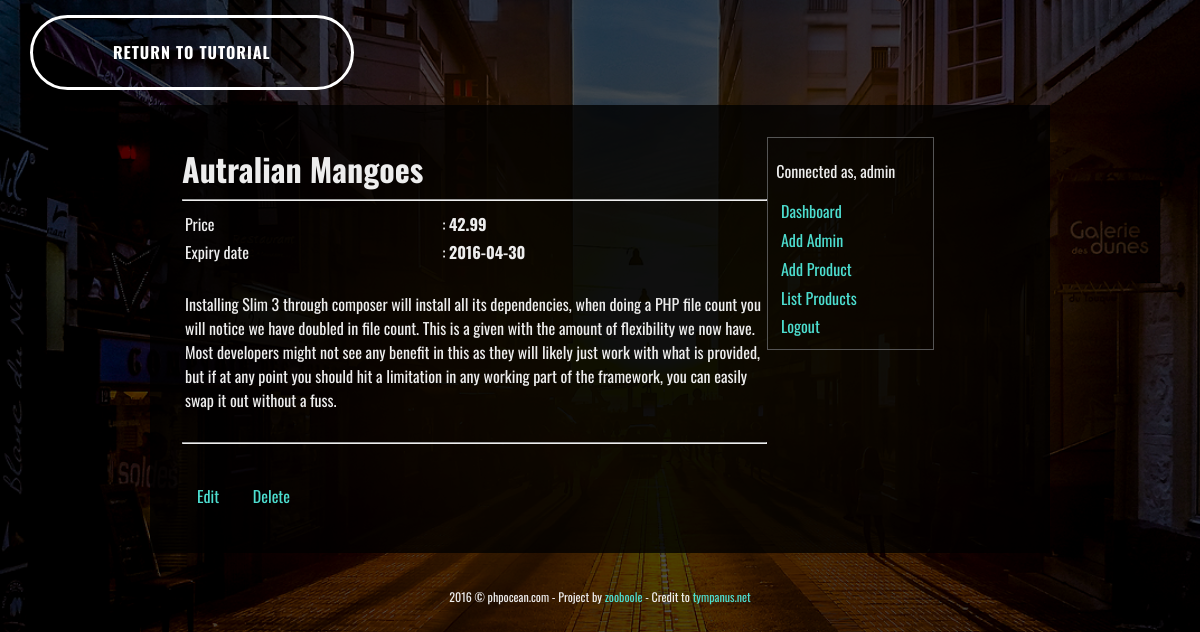
Screenshot of /view-product-details.php?id=7 (signed in) with the database file from the repository.
### tables this page shows
CREATE TABLE IF NOT EXISTS `products` (
  `id` int(11) NOT NULL AUTO_INCREMENT,
  `product_name` varchar(255) NOT NULL,
  `product_price` float NOT NULL,
  `product_expires_on` date NOT NULL,
  `product_description` text NOT NULL,
  `created_on` varchar(30) NOT NULL,
  PRIMARY KEY (`id`)
);

### config/dbconnection.php (called while the page is built, shortened)
<?php
        class Dbconnect extends PDO
        {
            private $dbengine   = 'mysql';
            private $dbhost     = 'localhost';
            private $dbuser     = '';
            private $dbpassword = '';
            private $dbname     = 'pms';
        	function __construct()
        	{
        		try{
	                $this->dbh = new PDO("".$this->dbengine.":host=$this->dbhost; dbname=$this->dbname", $this->dbuser, $this->dbpassword);
	            }
	            catch (PDOException $e){
	                $e->getMessage();
	            }
        	}
        }

### includes/classes/admin-class.php (called while the page is built, shortened)
<?php
	class Admins
	{
		private $dbh = null;
		public function __construct($db)
		{
			$this->dbh = $db->dbh;
		}
		public function getAProduct($id)
		{
			if (is_int($id))
			{
				$request = $this->dbh->prepare("SELECT * FROM products WHERE id = ?");
				if ($request->execute([$id])) {
					return $request->fetchAll();
				}
				return false;
			}
			return false;
		}
	}

### view-product-details.php (the view, shortened to what this page needs)
<?php
	$productId = isset($_GET['id']) && intval($_GET['id']) > 0 ? intval($_GET['id']) : 0;
	if ($productId > 0) {
		require_once ROOT."../includes/classes/admin-class.php";
		$admins 	= new Admins($dbh);
		$productDetails = $admins->getAProduct($productId);
	}
?>
<html>
	<head>
		<link rel="stylesheet" href="https://maxcdn.bootstrapcdn.com/font-awesome/4.5.0/css/font-awesome.min.css">
		<link rel="stylesheet" href="public/css/CreativeButtons/css/component.css">
		<link rel="stylesheet" href="public/css/style.css">
	</head>
	<body>
		<main class="container">
			<a href="http://phpocean.com/tutorials/back-end/make-your-first-crud-with-php-case-of-a-product-management-system/34" class="btn btn-4 btn-4d icon-arrow-left">Return to tutorial</a>
			<div class="admin-pannel">
				<div class="dashboard">
				<?php if (isset($productDetails) && sizeof($productDetails) > 0) : $product = $productDetails[0]; ?>
					<h1><?= htmlentities(strip_tags($product->product_name)) ?></h1>
					<hr>
					<table width="100%" border="0">
						<tr>
							<td>Price</td>
							<td>: <strong><?= htmlentities(strip_tags($product->product_price)) ?></strong> </td>
						</tr>
						<tr>
							<td>Expiry date</td>
							<td>: <strong><?= htmlentities(strip_tags($product->product_expires_on)) ?></strong> </td>
						</tr>
						<tr>
							<td colspan="2">
							<br>
								<?= htmlentities(strip_tags(nl2br($product->product_description))) ?>
							</td>
						</tr>
					</table>
						<br>
						<hr>
						<br>
					<ul class="btns">
						<li><a href="edit-product.php?id=<?= $product->id ?>" class="btn-1a">Edit</a></li>
						<li><a href="delete-product.php?id=<?= $product->id ?>" class="btn-1a" onclick="return confirm('Are you sure you want to delete this item?');">Delete</a></li>
					</ul>
				<?php else: ?>
				<h3>No product is select.</h3>
				<?php endif ?>
				</div>
				<aside class="admin-menu">
					<p>Connected as, <?= strip_tags($_SESSION['admin_session']) ?></p>
					<ul>
						<li><a href="dashboard.php">Dashboard</a></li>
						<li><a href="add-admin.php">Add Admin</a></li>
						<li><a href="add-product.php">Add Product</a></li>
						<li><a href="list-products.php">List Products</a></li>
						<li><a href="logout.php">Logout</a></li>
					</ul>
				</aside>
			</div>
			<footer>
				<?= date("Y") ?> &copy; phpocean.com - Project by <a href="http://zooboole.me" target="_blank">zooboole</a> - Credit to <a href="http://tympanus.net/codrops/2013/06/13/creative-button-styles/" target="_blank">tympanus.net</a>
			</footer>
		</main>
	</body>
</html>

### public/css/CreativeButtons/css/component.css (style rules this page uses)
.btn { border: none; font-family: inherit; font-size: inherit; color: inherit; background: none; cursor: pointer; padding: 25px 80px; display: inline-block; margin: 15px 30px; text-transform: uppercase; letter-spacing: 1px; font-weight: 700; outline: none; position: relative; -webkit-transition: all 0.3s; -moz-transition: all 0.3s; transition: all 0.3s; }
.btn:after { content: ''; position: absolute; z-index: -1; -webkit-transition: all 0.3s; -moz-transition: all 0.3s; transition: all 0.3s; }
.btn:before, .icon-heart:after, .icon-star:after, .icon-plus:after, .icon-file:before { font-family: 'icomoon'; speak: none; font-style: normal; font-weight: normal; font-variant: normal; text-transform: none; line-height: 1; position: relative; -webkit-font-smoothing: antialiased; }
.icon-arrow-left:before { content: "\e003"; }
.btn-4 { border-radius: 50px; border: 3px solid #fff; color: #fff; overflow: hidden; }
.btn-4:before { position: absolute; height: 100%; font-size: 125%; line-height: 3.5; color: #fff; -webkit-transition: all 0.3s; -moz-transition: all 0.3s; transition: all 0.3s; }
.btn-4d:before { left: 30%; opacity: 0; top: 0; }

### public/css/style.css (style rules this page uses)
html, body { font-family: Oswald; font-size: 16px; font-size: 100%; font-size: 1em; line-height: 1.2em; color: #ededed; height: 100%; width: 100%; margin: 0; padding: 0; background-color: #34495e; background-image: url('../images/body-bg.jpg'); background-attachment: fixed; background-size: cover; }
* { box-sizing: border-box; }
a { text-decoration: none; color: #4DDED0; }
.container { background-color: rgba(0, 0, 0, 0.7); background: rgba(0, 0, 0, 0.7); width: 100%; height: 100%; margin: 0 auto; padding-top: 0%; }
.admin-pannel { width: 900px; height: auto; padding: 2em; margin: 0 auto; background-color: rgba(0,0,0,0.8); }
.dashboard { width: 70%; }
.admin-menu { outline: 0; width: 20%; padding:0.5em; border: 1px solid #555; }
.admin-menu ul { padding: 0; margin: 0; }
.admin-menu ul li { list-style-type: none; display: block; }
.admin-menu ul li a { display: block; padding: 0.3em; }
.admin-menu, .dashboard { display: inline-block; float: left; }
.btns { padding: 0; margin: 0; }
.btns li { padding: 0; margin: 0; list-style-type: none; display: inline-block; }
.btns a, button { display: block; padding: 15px; }
footer { font-size: 12px; text-align: center; width: 800px; margin: 2em auto; padding: 10px 30px; }

### rows the page displays
products: product_name "Autralian Mangoes", product_price "42.99", product_expires_on "2016-04-30", product_description "Installing Slim 3 through composer will install all its dependencies, when doing a PHP file count you will notice we have doubled in file count. This is a given with the amount of flexibility we now have. Most developers might not see any benefit in this as they will likely just work with what is provided, but if at any point you should hit a limitation in any working part of the framework, you can easily swap it out without a fuss."

### other values shown
strip_tags($_SESSION['admin_session']) "admin"
